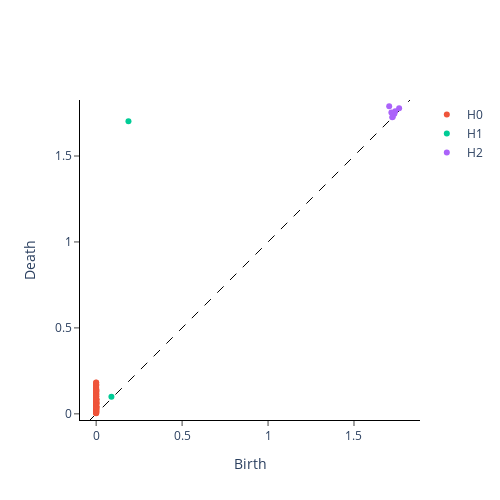

Notebook source saved alongside this figure:
### Code cell
i = 0
plot_diagram(diagrams[i])
